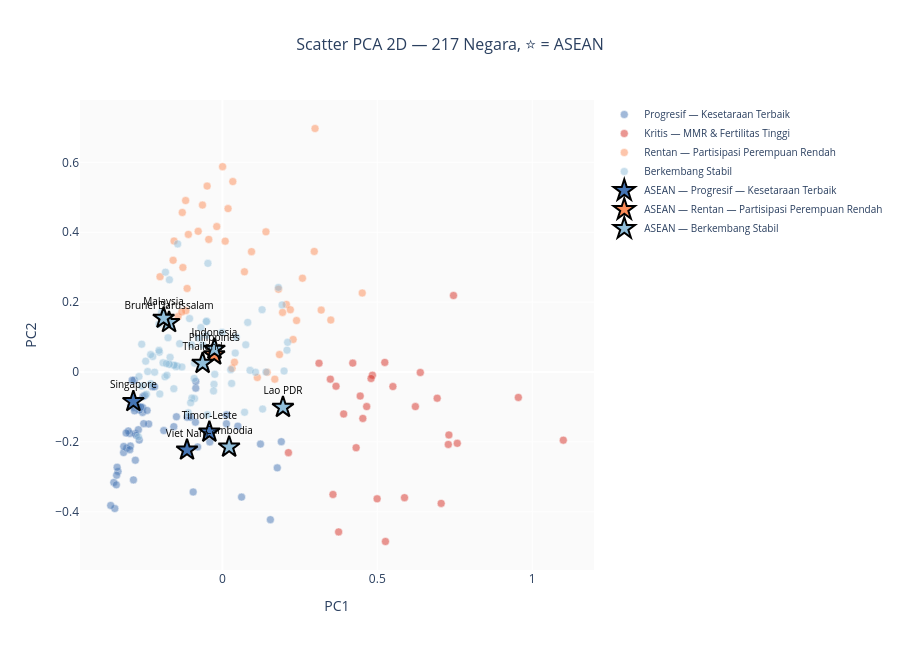

The notebook cell saved with this chart:
### Code cell
# ============================================================
# VISUALISASI 2: SCATTER PCA 2D + HIGHLIGHT ASEAN
# ============================================================
fig = go.Figure()

# Plot semua negara (non-ASEAN)
for c in sorted(CLUSTER_LABELS.keys()):
    subset = df[(df["cluster"] == c) & (~df["is_asean"])]
    fig.add_trace(go.Scatter(
        x=subset["PC1"], y=subset["PC2"],
        mode="markers",
        marker=dict(color=COLORS_BY_ID[c], size=8, opacity=0.5,
                    line=dict(color='white', width=0.5)),
        name=CLUSTER_LABELS[c],
        hovertext=subset["Country Name"],
        hoverinfo="text+x+y"
    ))

# Highlight ASEAN dengan bintang
for c in sorted(CLUSTER_LABELS.keys()):
    subset = df[(df["cluster"] == c) & (df["is_asean"])]
    if len(subset) > 0:
        fig.add_trace(go.Scatter(
            x=subset["PC1"], y=subset["PC2"],
            mode="markers+text",
            marker=dict(
                color=COLORS_BY_ID[c], size=16, symbol="star",
                line=dict(color="black", width=2)
            ),
            text=subset["Country Name"],
            textposition="top center",
            textfont=dict(size=10, color="black"),
            name=f"ASEAN \u2014 {CLUSTER_LABELS[c]}",
            hovertext=subset["Country Name"],
            hoverinfo="text+x+y"
        ))

fig.update_layout(
    title=dict(
        text="Scatter PCA 2D \u2014 217 Negara, \u2b50 = ASEAN",
        font_size=16, x=0.5
    ),
    xaxis_title="PC1",
    yaxis_title="PC2",
    height=650,
    showlegend=True,
    legend=dict(font_size=10),
    plot_bgcolor='#fafafa'
)

fig.write_html("/data/gold/scatter_pca.html")
fig.show()

print("\n📸 File tersimpan: /data/gold/scatter_pca.html")

### Figure 1 — Plotly figure (JSON) as saved in the notebook; plotly's stock layout.template omitted (floating-point values rounded to 4 significant figures)
{"data": [{"hoverinfo": "text+x+y", "hovertext": ["Poland", "Trinidad and Tobago", "Grenada", "Kazakhstan", "Spain", "Namibia", "North Macedonia", "Monaco", "Italy", "San Marino", "Mexico", "Austria", "Burundi", "Netherlands", "Canada", "Isle of Man", "Estonia", "Latvia", "Andorra", "Cuba", "Gibraltar", "Iceland", "Argentina", "Israel", "Luxembourg", "Ecuador", "Australia", "Germany", "Belarus", "Dominica", "Norway", "United Kingdom", "Albania", "Channel Islands", "Finland", "Moldova", "Serbia", "Switzerland", "Bermuda", "Faroe Islands", "Kosovo", "Rwanda", "France", "Greenland", "Lithuania", "Nicaragua", "Portugal", "Slovenia", "United Arab Emirates", "Costa Rica", "Sweden", "Denmark", "Ethiopia", "New Zealand", "Peru", "South Africa", "Belgium", "Bolivia"], "marker": {"color": "#4575b4", "line": {"color": "white", "width": 0.5}, "opacity": 0.5, "size": 8}, "mode": "markers", "name": "Progresif — Kesetaraan Terbaik", "type": "scatter", "x": [-0.2563, -0.08571, -0.1481, -0.189, -0.3186, 0.123, -0.2263, -0.2575, -0.2839, -0.2953, 0.01368, -0.3085, 0.155, -0.3365, -0.2807, -0.2572, -0.2708, -0.2375, -0.3182, -0.07967, -0.2611, -0.3469, -0.08678, -0.2679, -0.2853, 0.05003, -0.2778, -0.2966, -0.2807, -0.08559, -0.3502, -0.2681, -0.2185, -0.2498, -0.342, -0.1566, -0.2428, -0.341, -0.2835, -0.2711, -0.2632, -0.09412, -0.2983, -0.1137, -0.2538, 0.1902, -0.2986, -0.3034, -0.291, -0.1026, -0.3602, -0.3395, 0.1772, -0.2868, -0.04046, 0.01323, -0.3104, 0.0621], "y": [-0.0704, -0.04619, -0.1281, -0.1677, -0.2306, -0.2062, -0.04232, -0.1157, -0.0235, -0.09592, -0.1227, -0.218, -0.4227, -0.2846, -0.176, -0.1017, -0.1651, -0.1487, -0.2131, -0.2144, -0.101, -0.3907, -0.1437, -0.109, -0.1022, -0.155, -0.1812, -0.2118, -0.2525, -0.027, -0.316, -0.1949, -0.04224, -0.06734, -0.323, -0.1564, -0.1101, -0.2954, -0.1112, -0.09906, -0.1006, -0.3434, -0.176, -0.1293, -0.1478, -0.1994, -0.2223, -0.1686, -0.0236, -0.1294, -0.382, -0.2725, -0.2744, -0.3088, -0.2001, -0.1482, -0.1746, -0.3581]}, {"hoverinfo": "text+x+y", "hovertext": ["Eritrea", "Niger", "Mozambique", "Cote d'Ivoire", "Togo", "Congo, Rep.", "Liberia", "Madagascar", "Mali", "Chad", "Malawi", "Equatorial Guinea", "Angola", "Nauru", "South Sudan", "Guinea-Bissau", "Burkina Faso", "Guinea", "Central African Republic", "Lesotho", "Uganda", "Sierra Leone", "Congo, Dem. Rep.", "Tanzania", "Zambia", "Nigeria", "Cameroon", "Somalia, Fed. Rep.", "Benin"], "marker": {"color": "#d73027", "line": {"color": "white", "width": 0.5}, "opacity": 0.5, "size": 8}, "mode": "markers", "name": "Kritis — MMR & Fertilitas Tinggi", "type": "scatter", "x": [0.2132, 0.7309, 0.5262, 0.4841, 0.3485, 0.4448, 0.729, 0.5877, 0.6931, 0.955, 0.4657, 0.6228, 0.4993, 0.3119, 0.706, 0.4798, 0.3914, 0.6387, 1.1, 0.3668, 0.3569, 0.5241, 0.5503, 0.3752, 0.4208, 0.7579, 0.4316, 0.7458, 0.4532], "y": [-0.2308, -0.1802, -0.4852, -0.00911, -0.02045, -0.06877, -0.2073, -0.3597, -0.07497, -0.07283, -0.09896, -0.09897, -0.363, 0.0252, -0.3761, -0.01861, -0.1201, -0.001408, -0.1951, -0.04065, -0.3505, 0.02741, -0.04162, -0.4577, 0.02545, -0.2041, -0.2167, 0.2189, -0.133]}, {"hoverinfo": "text+x+y", "hovertext": ["Gabon", "Mauritania", "India", "Bangladesh", "Iran, Islamic Rep.", "West Bank and Gaza", "Oman", "Guatemala", "Samoa", "Honduras", "Uzbekistan", "Jordan", "Puerto Rico", "El Salvador", "Sao Tome and Principe", "Sri Lanka", "Turkiye", "Comoros", "Saudi Arabia", "Turkmenistan", "Sudan", "Eswatini", "Iraq", "Libya", "Dominican Republic", "Fiji", "Syrian Arab Republic", "Tunisia", "Pakistan", "Guyana", "Suriname", "Gambia, The", "Tajikistan", "Yemen, Rep.", "Senegal", "Venezuela, RB", "Djibouti", "Nepal", "Lebanon", "Morocco", "Algeria"], "marker": {"color": "#fc8d59", "line": {"color": "white", "width": 0.5}, "opacity": 0.5, "size": 8}, "mode": "markers", "name": "Rentan — Partisipasi Perempuan Rendah", "type": "scatter", "x": [0.3499, 0.4513, -0.07788, 0.2394, 0.000806, 0.01841, -0.1185, 0.2066, 0.07129, 0.1843, -0.1176, -0.04908, -0.1429, 0.03132, 0.2965, -0.1096, -0.1273, 0.1811, -0.1558, -0.1309, 0.2585, 0.2194, 0.1407, -0.1589, 0.1129, -0.1136, 0.03374, -0.201, 0.09415, 0.1447, 0.03907, 0.3189, 0.009193, 0.299, 0.1692, 0.2284, -0.01802, 0.1943, -0.06411, -0.04388, -0.1292], "y": [0.1487, 0.2261, 0.4027, 0.1473, 0.5879, 0.4677, 0.4908, 0.1934, 0.2868, 0.04996, 0.1756, 0.5321, 0.1587, 0.01044, 0.3451, 0.3939, 0.2991, 0.2369, 0.3749, 0.1717, 0.2684, 0.1782, 0.4012, 0.3197, -0.01578, 0.2392, 0.5451, 0.2728, 0.3445, -0.001053, 0.02798, 0.1772, 0.3746, 0.697, -0.02054, 0.0931, 0.4162, 0.1706, 0.4779, 0.3796, 0.4566]}, {"hoverinfo": "text+x+y", "hovertext": ["Malta", "Uruguay", "Bahamas, The", "Belize", "Cyprus", "Hungary", "Korea, Dem. People's Rep.", "Korea, Rep.", "Montenegro", "Marshall Islands", "Sint Maarten (Dutch part)", "Turks and Caicos Islands", "Curacao", "Czechia", "American Samoa", "Northern Mariana Islands", "St. Vincent and the Grenadines", "Bhutan", "Chile", "Japan", "Papua New Guinea", "Qatar", "United States", "Virgin Islands (U.S.)", "Colombia", "Aruba", "Bosnia and Herzegovina", "Ukraine", "Cayman Islands", "Antigua and Barbuda", "Bulgaria", "Maldives", "Micronesia, Fed. Sts.", "Mongolia", "St. Lucia", "St. Martin (French part)", "Tonga", "Greece", "Palau", "French Polynesia", "British Virgin Islands", "Croatia", "New Caledonia", "Ghana", "St. Kitts and Nevis", "Liechtenstein", "Seychelles", "Cabo Verde", "Kenya", "Hong Kong SAR, China", "Macao SAR, China", "Barbados", "Botswana", "Jamaica", "Mauritius", "Kyrgyz Republic", "Romania", "Russian Federation", "Tuvalu", "Guam", "Haiti", "Kuwait", "Azerbaijan", "Ireland", "Georgia", "Solomon Islands", "Vanuatu", "Armenia", "Kiribati", "Paraguay", "Panama", "Slovak Republic", "Bahrain", "Brazil"], "marker": {"color": "#91bfdb", "line": {"color": "white", "width": 0.5}, "opacity": 0.5, "size": 8}, "mode": "markers", "name": "Berkembang Stabil", "type": "scatter", "x": [-0.2032, -0.08981, -0.11, 0.1282, -0.231, -0.1494, -0.2707, -0.2601, -0.2246, 0.2086, -0.1457, -0.1529, -0.1563, -0.2449, -0.02773, -0.06303, 0.02689, -0.1753, -0.1701, -0.2473, 0.1809, -0.1961, -0.2018, -0.09827, 0.08937, -0.1304, -0.2043, -0.1685, -0.1914, -0.06921, -0.1022, -0.1441, 0.08183, -0.09944, -0.09073, -0.1717, -0.04657, -0.2313, -0.052, -0.05027, -0.1808, -0.2409, -0.1378, 0.1992, -0.0321, -0.269, 0.02996, -0.02449, 0.1299, -0.2044, -0.2185, -0.04844, 0.07557, -0.02696, -0.1057, -0.05188, -0.07636, -0.185, -0.0008231, -0.02834, 0.2106, -0.1835, -0.02841, -0.2599, -0.08971, 0.07166, 0.1927, -0.1788, 0.04483, 0.1408, 0.107, -0.1565, -0.1708, 0.04156], "y": [0.05678, -0.07605, -0.1169, 0.1784, -0.03332, 0.01519, -0.1856, 0.07958, 0.04447, 0.06257, 0.01747, 0.01885, 0.01951, -0.06351, 0.07029, 0.07707, 0.006785, 0.09801, 0.02224, 0.03097, 0.2422, 0.1708, -0.06274, -0.07471, 0.004789, 0.01453, 0.1367, 0.042, 0.02625, 0.1273, -0.088, 0.3665, 0.142, 0.07766, -0.01837, 0.02246, 0.311, 0.04977, 0.105, 0.1449, 0.02421, 0.001243, 0.08104, 0.002793, 0.04934, -0.01307, -0.03272, -0.006548, -0.106, 0.06195, -0.0004546, -0.1223, 0.07775, -0.03518, 0.1529, 0.1443, 0.09743, -0.01395, 0.1135, 0.05037, 0.08488, 0.2859, -0.05422, -0.04031, 0.02523, -0.1151, 0.1921, -0.009431, 0.1002, 1.221e-05, -0.0007592, -0.04778, 0.2639, 0.05415]}, {"hoverinfo": "text+x+y", "hovertext": ["Viet Nam", "Singapore", "Timor-Leste"], "marker": {"color": "#4575b4", "line": {"color": "black", "width": 2}, "size": 16, "symbol": "star"}, "mode": "markers+text", "name": "ASEAN — Progresif — Kesetaraan Terbaik", "text": ["Viet Nam", "Singapore", "Timor-Leste"], "textfont": {"color": "black", "size": 10}, "textposition": "top center", "type": "scatter", "x": [-0.114, -0.2871, -0.04189], "y": [-0.2233, -0.08429, -0.1718]}, {"hoverinfo": "text+x+y", "hovertext": ["Philippines"], "marker": {"color": "#fc8d59", "line": {"color": "black", "width": 2}, "size": 16, "symbol": "star"}, "mode": "markers+text", "name": "ASEAN — Rentan — Partisipasi Perempuan Rendah", "text": ["Philippines"], "textfont": {"color": "black", "size": 10}, "textposition": "top center", "type": "scatter", "x": [-0.02636], "y": [0.04927]}, {"hoverinfo": "text+x+y", "hovertext": ["Brunei Darussalam", "Indonesia", "Malaysia", "Lao PDR", "Cambodia", "Thailand"], "marker": {"color": "#91bfdb", "line": {"color": "black", "width": 2}, "size": 16, "symbol": "star"}, "mode": "markers+text", "name": "ASEAN — Berkembang Stabil", "text": ["Brunei Darussalam", "Indonesia", "Malaysia", "Lao PDR", "Cambodia", "Thailand"], "textfont": {"color": "black", "size": 10}, "textposition": "top center", "type": "scatter", "x": [-0.1719, -0.02547, -0.1894, 0.1956, 0.02188, -0.06366], "y": [0.142, 0.06555, 0.1543, -0.1011, -0.2147, 0.02499]}], "layout": {"height": 650, "legend": {"font": {"size": 10}}, "plot_bgcolor": "#fafafa", "showlegend": true, "title": {"font": {"size": 16}, "text": "Scatter PCA 2D — 217 Negara, ⭐ = ASEAN", "x": 0.5}, "xaxis": {"title": {"text": "PC1"}}, "yaxis": {"title": {"text": "PC2"}}}}
